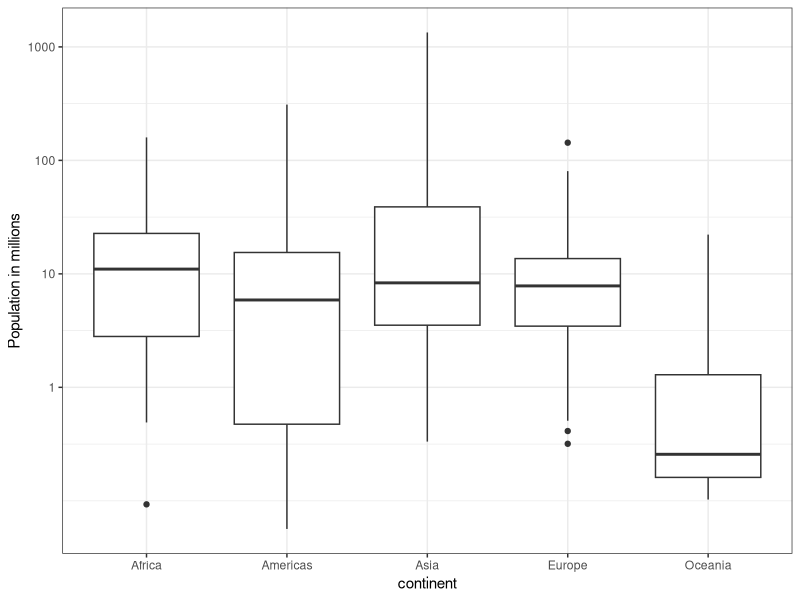
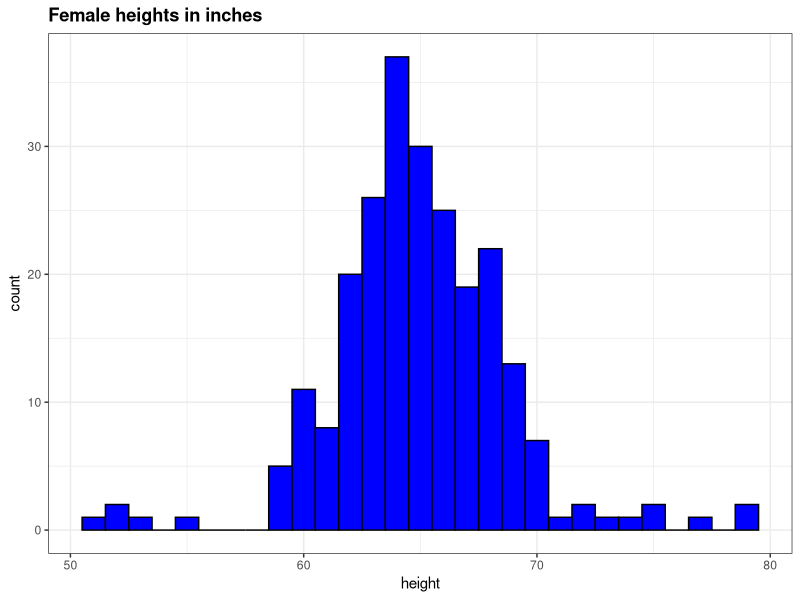
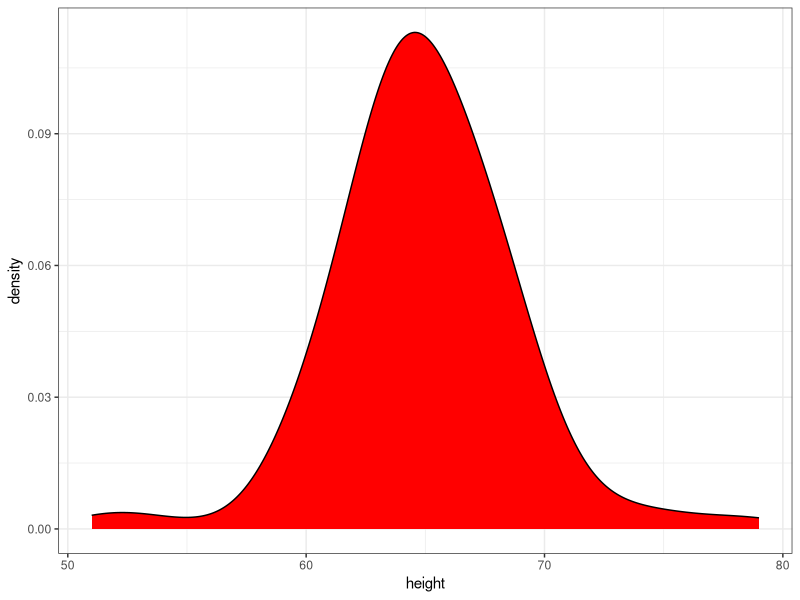
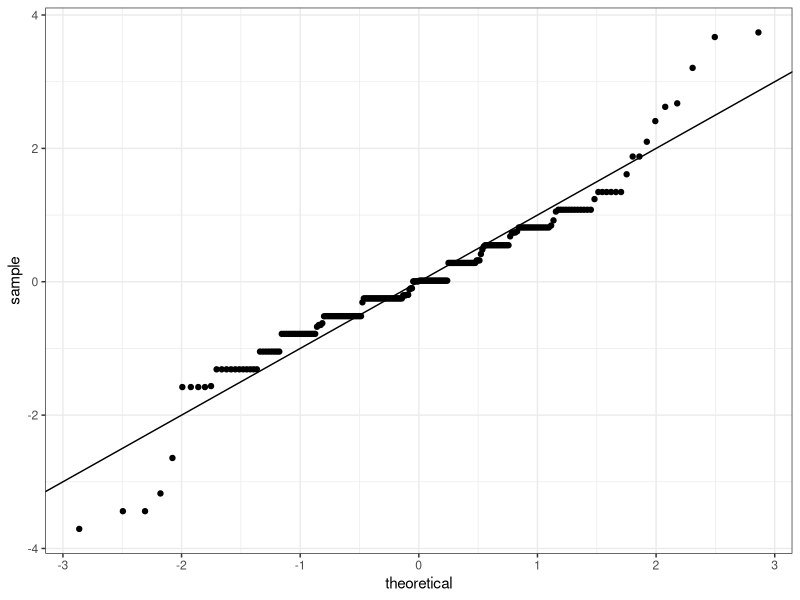

Reproduce these figures in R, in order.
#DATA-320
#Chapter 9 Homework
#Kyle Schneider
#9/24/2019
library(tidyverse)

# 9.15 Exercises: #1-9, 11-14

#1)Define variables containing the heights of males and females like this:
library(dslabs)
data(heights)
male <- heights$height[heights$sex=="Male"]
female <- heights$height[heights$sex=="Female"]
#How many measurements do we have for each?
heights %>% count(sex)

# There is 238 female measurements
# and 812 male measurements

#2)Suppose we can’t make a plot and want to compare the distributions side by side.
#We can’t just list all the numbers. Instead, we will look at the percentiles. 
#Create a five row table showing female_percentiles and male_percentiles with the
#10th, 30th, 50th, …, 90th percentiles for each sex. Then create a data frame with
#these two as columns.

male = heights$height[heights$sex=="Male"]
female = heights$height[heights$sex=="Female"]

female_percentiles = quantile(female, seq(0.1, 0.9, 0.2))
male_percentiles = quantile(male, seq(0.1, 0.9, 0.2))
data.frame(female_percentiles, male_percentiles)   


#3)Study the following boxplots showing population sizes by country:
#Which continent has the country with the biggest population size?

#Asia has the greatest population

#4)What continent has the largest median population size?

#Africa has the largest median population size.

#5)What is median population size for Africa to the nearest million?


ds_theme_set()
data(gapminder)
tab = gapminder %>% filter(year == 2010) %>% group_by(continent) %>% select(continent, population)  
tab %>% ggplot(aes(x=continent, y=population/10^6)) + geom_boxplot() + scale_y_continuous(trans = "log10", breaks = c(1,10,100,1000)) + ylab("Population in millions")
round(median(tab$population[tab$continent=="Africa"]/10^6,),-1)

# the median population size in Africa to the nearest million is 10.

#6)What proportion of countries in Europe have populations below 14 million?

#B. 0.75

#7)If we use a log transformation, which continent shown above has the largest interquartile range?

# Americas have the largest interquartile range

#8)Load the height data set and create a vector x with just the male heights:
library(dslabs)
data(heights)
x = heights$height[heights$sex=="Male"]
#What proportion of the data is between 69 and 72 inches (taller than 69, but
#shorter or equal to 72)? Hint: use a logical operator and mean.

mean(x>69 & x<=71)

#9)Suppose all you know about the data is the average and the standard deviation.
#Use the normal approximation to estimate the proportion you just calculated. 
#Hint: start by computing the average and standard deviation. Then use the pnorm
#function to predict the proportions.

avg = mean(x)
stdev = sd(x)
pnorm(71, avg, stdev) - pnorm(69, avg, stdev)

#11)Approximate the distribution of adult men in the world as normally distributed
#with an average of 69 inches and a standard deviation of 3 inches. Using this 
#approximation, estimate the proportion of adult men that are 7 feet tall or taller,
#referred to as seven footers. Hint: use the pnorm function.

1 - pnorm(7*12, 68, 3)

#12)There are about 1 billion men between the ages of 18 and 40 in the world. Use 
#your answer to the previous question to estimate how many of these men (18-40 year olds)
#are seven feet tall or taller in the world?

p = 1 - pnorm(7*12, 68, 3)
r = round(p * 1.5*10^9)

#13)There are about 10 National Basketball Association (NBA) players that are 7 feet tall
#or higher. Using the answer to the previous two questions, what proportion of the world’s
#18 to 40 year old seven footers are in the NBA?

10/r

#14) Repeat the calculations performed in the previous question for Lebron James’ height:
#6 feet 8 inches. There are about 150 players that are at least that tall.

p = 1 - pnorm(6*12 + 8, 68, 3)
rLebron = round(p * 1.5*10^9)
150/rLebron


# Create a histogram of female heights (use binwidth = 1, fill color = blue, x
#                                          label = “Female heights in inches”)

heights %>% filter(sex=="Female") %>% ggplot(aes(height), ylabel = "Amount of Females") +
  geom_histogram(binwidth=1, fill="blue", color="black") +
  ggtitle("Female heights in inches")

# Create a density plot for female heights (fill color = red)
heights %>% filter(sex == "Female") %>% ggplot(aes(height)) +
  geom_density(fill="red", adjust = 2)                                         
                                          
# Create a qqplot to determine if female heights follows the normal curve
#(include the line y=x). Interpret your findings. (Hint: you may want to read section 9.14)

heights %>% filter(sex =="Female") %>% ggplot(aes(sample = scale(height)))+ geom_qq()+geom_abline()
